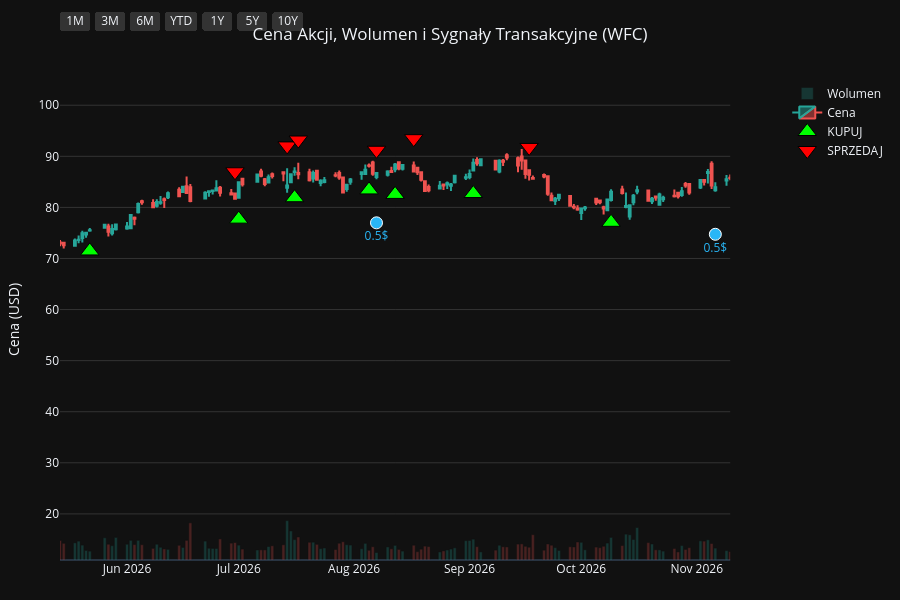
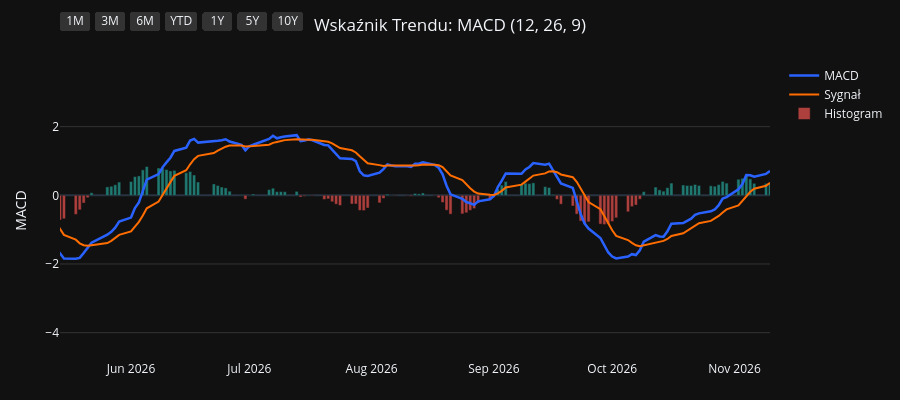
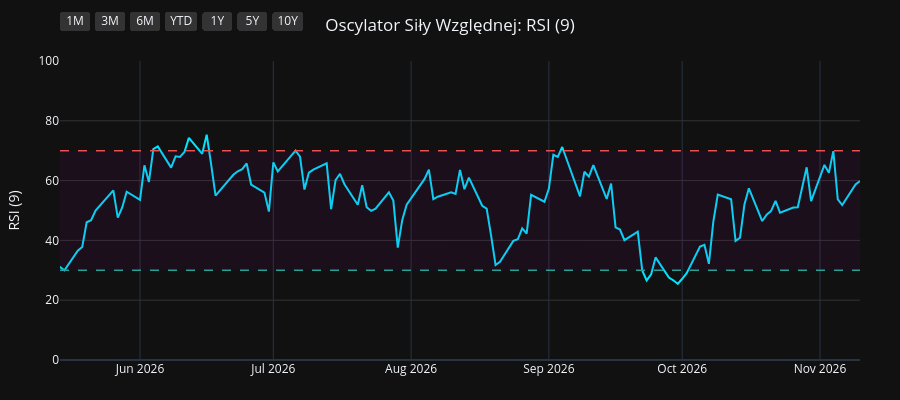
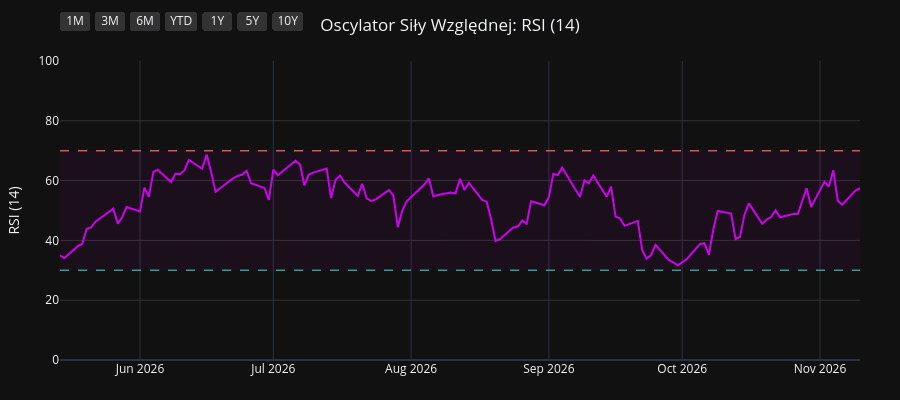

Here is the notebook cell these charts were saved with, in order:
### Code cell
import os
import yfinance as yf
import pandas as pd
import pandas_ta as ta
import plotly.graph_objects as go
from plotly.subplots import make_subplots

# 1. Pobranie i przygotowanie danych
symbol = os.environ.get("STOCK_TICKER", "").strip().upper()
if not symbol:
    raise RuntimeError("Set STOCK_TICKER before running price_extractor.ipynb")
df = yf.Ticker(symbol).history(period="10y")
df.index = df.index.tz_localize(None)

# Wskaźniki i sygnały
df.ta.macd(fast=12, slow=26, signal=9, append=True)
df.ta.rsi(length=9, append=True)
df.ta.rsi(length=14, append=True)
df.ta.rsi(length=21, append=True)
df.dropna(inplace=True)

macd = df['MACD_12_26_9']
signal = df['MACDs_12_26_9']
wczorajszy_macd = macd.shift(1)
wczorajszy_signal = signal.shift(1)

df['Decyzja'] = 'BRAK'
df.loc[(macd > signal) & (wczorajszy_macd <= wczorajszy_signal), 'Decyzja'] = 'KUPUJ'
df.loc[(macd < signal) & (wczorajszy_macd >= wczorajszy_signal), 'Decyzja'] = 'SPRZEDAJ'

df_kupuj = df[df['Decyzja'] == 'KUPUJ']
df_sprzedaj = df[df['Decyzja'] == 'SPRZEDAJ']
df_dywidendy = df[df['Dividends'] > 0]
df_splity = df[df['Stock Splits'] > 0]

# Wspólna konfiguracja osi X
konfiguracja_osi_x = dict(
    type="date",
    showspikes=True, spikemode="across", spikesnap="cursor", spikedash="dot", spikecolor="#ffffff", spikethickness=1, hoverformat="%Y-%m-%d",
    rangeselector=dict(
        buttons=list([
            dict(count=1, label="1M", step="month", stepmode="backward"),
            dict(count=3, label="3M", step="month", stepmode="backward"),
            dict(count=6, label="6M", step="month", stepmode="backward"),
            dict(count=1, label="YTD", step="year", stepmode="todate"),
            dict(count=1, label="1Y", step="year", stepmode="backward"),
            dict(count=5, label="5Y", step="year", stepmode="backward"),
            dict(step="all", label="10Y")
        ]),
        bgcolor="#333333", activecolor="#2962ff", x=0, y=1.1
    )
)

# ==========================================
# WYKRES 1: CENA + WOLUMEN + SYGNAŁY
# ==========================================
fig1 = make_subplots(specs=[[{"secondary_y": True}]])

kolory_wolumenu = ['#26a69a' if row['Close'] >= row['Open'] else '#ef5350' for index, row in df.iterrows()]
fig1.add_trace(go.Bar(x=df.index, y=df['Volume'], marker_color=kolory_wolumenu, opacity=0.25, name='Wolumen'), secondary_y=True)
fig1.add_trace(go.Candlestick(x=df.index, open=df['Open'], high=df['High'], low=df['Low'], close=df['Close'], name='Cena', increasing_line_color='#26a69a', decreasing_line_color='#ef5350'), secondary_y=False)
fig1.add_trace(go.Scatter(x=df_kupuj.index, y=df_kupuj['Low'] * 0.95, customdata=df_kupuj[['Low', 'High']], mode='markers', marker=dict(symbol='triangle-up', size=16, color='#00ff00', line=dict(width=1, color='black')), name='KUPUJ', hovertemplate='KUPUJ<br>Najniższa: %{customdata[0]:.2f}<br>Najwyższa: %{customdata[1]:.2f}<extra></extra>'), secondary_y=False)
fig1.add_trace(go.Scatter(x=df_sprzedaj.index, y=df_sprzedaj['High'] * 1.05, customdata=df_sprzedaj[['Low', 'High']], mode='markers', marker=dict(symbol='triangle-down', size=16, color='#ff0000', line=dict(width=1, color='black')), name='SPRZEDAJ', hovertemplate='SPRZEDAJ<br>Najniższa: %{customdata[0]:.2f}<br>Najwyższa: %{customdata[1]:.2f}<extra></extra>'), secondary_y=False)

if not df_dywidendy.empty:
    fig1.add_trace(go.Scatter(x=df_dywidendy.index, y=df_dywidendy['Low'] * 0.90, mode='markers+text', marker=dict(symbol='circle', size=12, color='#29b6f6', line=dict(width=1, color='white')), text=df_dywidendy['Dividends'].apply(lambda x: f"{x}$"), textposition="bottom center", name='Dywidenda', showlegend=False, hovertemplate='Dywidenda: %{text}<extra></extra>', textfont=dict(color="#29b6f6")), secondary_y=False)
if not df_splity.empty:
                    fig1.add_trace(go.Scatter(x=df_splity.index, y=df_splity['High'], mode='markers+text', marker=dict(symbol='star', size=16, color='#ffee58', line=dict(width=1, color='black')), text=df_splity['Stock Splits'].apply(lambda x: f"{x:g}:1" if x >= 1 else f"1:{1 / x:g}"), textposition="top center", name='Split', hovertemplate='%{text}<extra></extra>', textfont=dict(color="#ffee58")), secondary_y=False)

fig1.update_layout(title=dict(text=f"Cena Akcji, Wolumen i Sygnały Transakcyjne ({symbol})", x=0.5, xanchor='center'), dragmode='pan', xaxis_rangeslider_visible=False, template='plotly_dark', height=600, hovermode='x unified', margin=dict(l=60, r=40, t=60, b=40))
fig1.update_xaxes(**konfiguracja_osi_x)
fig1.update_xaxes(range=[df.index.max() - pd.Timedelta(days=180), df.index.max()])
fig1.update_yaxes(title_text="Cena (USD)", secondary_y=False, gridcolor='#333333')
fig1.update_yaxes(range=[0, df['Volume'].max() * 4], showgrid=False, showticklabels=False, secondary_y=True)
fig1.show(config={'scrollZoom': True})

# ==========================================
# WYKRES 2: WSKAŹNIK MACD
# ==========================================
fig2 = go.Figure()
fig2.add_trace(go.Scatter(x=df.index, y=df['MACD_12_26_9'], line=dict(color='#2962ff', width=2.5), name='MACD'))
fig2.add_trace(go.Scatter(x=df.index, y=df['MACDs_12_26_9'], line=dict(color='#ff6d00', width=2), name='Sygnał'))
kolory_macd = ['#26a69a' if val >= 0 else '#ef5350' for val in df['MACDh_12_26_9']]
fig2.add_trace(go.Bar(x=df.index, y=df['MACDh_12_26_9'], marker_color=kolory_macd, name='Histogram', opacity=0.7))
fig2.update_layout(title=dict(text="Wskaźnik Trendu: MACD (12, 26, 9)", x=0.5, xanchor='center'), dragmode='pan', xaxis_rangeslider_visible=False, template='plotly_dark', height=400, hovermode='x unified', margin=dict(l=60, r=40, t=60, b=40))
fig2.update_xaxes(**konfiguracja_osi_x)
fig2.update_xaxes(range=[df.index.max() - pd.Timedelta(days=180), df.index.max()])
fig2.update_yaxes(title_text="MACD", gridcolor='#333333')
fig2.show(config={'scrollZoom': True})

# ==========================================
# WYKRES 3: OSCYLATOR RSI (9)
# ==========================================
fig3 = go.Figure()
fig3.add_trace(go.Scatter(x=df.index, y=df['RSI_9'], line=dict(color='#00e5ff', width=2), name='RSI (9)'))
fig3.add_hline(y=70, line_dash="dash", line_color="#ef5350", line_width=1.5)
fig3.add_hline(y=30, line_dash="dash", line_color="#26a69a", line_width=1.5)
fig3.add_hrect(y0=30, y1=70, line_width=0, fillcolor="purple", opacity=0.1)
fig3.update_layout(title=dict(text="Oscylator Siły Względnej: RSI (9)", x=0.5, xanchor='center'), dragmode='pan', xaxis_rangeslider_visible=False, template='plotly_dark', height=400, hovermode='x unified', margin=dict(l=60, r=40, t=60, b=40))
fig3.update_xaxes(**konfiguracja_osi_x)
fig3.update_xaxes(range=[df.index.max() - pd.Timedelta(days=180), df.index.max()])
fig3.update_yaxes(title_text="RSI (9)", range=[0, 100], gridcolor='#333333')
fig3.show(config={'scrollZoom': True})

# ==========================================
# WYKRES 4: OSCYLATOR RSI (14)
# ==========================================
fig4 = go.Figure()
fig4.add_trace(go.Scatter(x=df.index, y=df['RSI_14'], line=dict(color='#d500f9', width=2), name='RSI (14)'))
fig4.add_hline(y=70, line_dash="dash", line_color="#ef5350", line_width=1.5)
fig4.add_hline(y=30, line_dash="dash", line_color="#26a69a", line_width=1.5)
fig4.add_hrect(y0=30, y1=70, line_width=0, fillcolor="purple", opacity=0.1)
fig4.update_layout(title=dict(text="Oscylator Siły Względnej: RSI (14)", x=0.5, xanchor='center'), dragmode='pan', xaxis_rangeslider_visible=False, template='plotly_dark', height=400, hovermode='x unified', margin=dict(l=60, r=40, t=60, b=40))
fig4.update_xaxes(**konfiguracja_osi_x)
fig4.update_xaxes(range=[df.index.max() - pd.Timedelta(days=180), df.index.max()])
fig4.update_yaxes(title_text="RSI (14)", range=[0, 100], gridcolor='#333333')
fig4.show(config={'scrollZoom': True})

# ==========================================
# WYKRES 5: OSCYLATOR RSI (21)
# ==========================================
fig5 = go.Figure()
fig5.add_trace(go.Scatter(x=df.index, y=df['RSI_21'], line=dict(color='#64dd17', width=2), name='RSI (21)'))
fig5.add_hline(y=70, line_dash="dash", line_color="#ef5350", line_width=1.5)
fig5.add_hline(y=30, line_dash="dash", line_color="#26a69a", line_width=1.5)
fig5.add_hrect(y0=30, y1=70, line_width=0, fillcolor="purple", opacity=0.1)
fig5.update_layout(title=dict(text="Oscylator Siły Względnej: RSI (21)", x=0.5, xanchor='center'), dragmode='pan', xaxis_rangeslider_visible=False, template='plotly_dark', height=400, hovermode='x unified', margin=dict(l=60, r=40, t=60, b=40))
fig5.update_xaxes(**konfiguracja_osi_x)
fig5.update_xaxes(range=[df.index.max() - pd.Timedelta(days=180), df.index.max()])
fig5.update_yaxes(title_text="RSI (21)", range=[0, 100], gridcolor='#333333')
fig5.show(config={'scrollZoom': True})

### Figure 1 — Plotly figure (JSON) as saved in the notebook; plotly's stock layout.template omitted (floating-point values rounded to 4 significant figures; data arrays with more than 128 entries replaced by an {"elided": "..."} marker saying what was removed)
{"data": [{"marker": {"color": {"elided": "2479 str values"}}, "name": "Wolumen", "opacity": 0.25, "type": "bar", "x": {"elided": "2479 str values"}, "xaxis": "x", "y": {"elided": "2479 int values"}, "yaxis": "y2"}, {"close": {"elided": "2479 float values"}, "decreasing": {"line": {"color": "#ef5350"}}, "high": {"elided": "2479 float values"}, "increasing": {"line": {"color": "#26a69a"}}, "low": {"elided": "2479 float values"}, "name": "Cena", "open": {"elided": "2479 float values"}, "type": "candlestick", "x": {"elided": "2479 str values"}, "xaxis": "x", "yaxis": "y"}, {"customdata": {"elided": "97x2 float values"}, "hovertemplate": "KUPUJ<br>Najniższa: %{customdata[0]:.2f}<br>Najwyższa: %{customdata[1]:.2f}<extra></extra>", "marker": {"color": "#00ff00", "line": {"color": "black", "width": 1}, "size": 16, "symbol": "triangle-up"}, "mode": "markers", "name": "KUPUJ", "type": "scatter", "x": ["2017-01-25T00:00:00", "2017-03-01T00:00:00", "2017-04-24T00:00:00", "2017-06-08T00:00:00", "2017-06-28T00:00:00", "2017-09-12T00:00:00", "2017-10-26T00:00:00", "2017-11-28T00:00:00", "2018-01-05T00:00:00", "2018-01-18T00:00:00", "2018-02-26T00:00:00", "2018-03-12T00:00:00", "2018-04-05T00:00:00", "2018-06-06T00:00:00", "2018-07-02T00:00:00", "2018-10-08T00:00:00", "2018-10-12T00:00:00", "2018-10-29T00:00:00", "2018-11-26T00:00:00", "2019-01-02T00:00:00", "2019-02-19T00:00:00", "2019-03-15T00:00:00", "2019-04-25T00:00:00", "2019-06-05T00:00:00", "2019-07-24T00:00:00", "2019-08-28T00:00:00", "2019-10-18T00:00:00", "2020-02-05T00:00:00", "2020-03-26T00:00:00", "2020-05-20T00:00:00", "2020-07-16T00:00:00", "2020-08-10T00:00:00", "2020-08-25T00:00:00", "2020-08-27T00:00:00", "2020-09-11T00:00:00", "2020-10-05T00:00:00", "2020-11-06T00:00:00", "2021-01-06T00:00:00", "2021-02-08T00:00:00", "2021-03-08T00:00:00", "2021-03-10T00:00:00", "2021-04-14T00:00:00", "2021-06-28T00:00:00", "2021-07-15T00:00:00", "2021-07-20T00:00:00", "2021-09-16T00:00:00", "2021-10-18T00:00:00", "2021-12-10T00:00:00", "2021-12-16T00:00:00", "2022-01-03T00:00:00", "2022-02-07T00:00:00", "2022-03-16T00:00:00", "2022-04-20T00:00:00", "2022-05-05T00:00:00", "2022-05-17T00:00:00", "2022-06-27T00:00:00", "2022-09-12T00:00:00", "2022-10-04T00:00:00", "2022-10-13T00:00:00", "2022-12-30T00:00:00", "2023-03-31T00:00:00", "2023-05-17T00:00:00", "2023-07-03T00:00:00", "2023-09-12T00:00:00", "2023-10-13T00:00:00", "2023-11-02T00:00:00", "2024-01-26T00:00:00", "2024-02-15T00:00:00", "2024-04-19T00:00:00", "2024-05-08T00:00:00", "2024-06-20T00:00:00", "2024-06-28T00:00:00", "2024-07-17T00:00:00", "2024-08-16T00:00:00", "2024-09-20T00:00:00", "2024-11-06T00:00:00", "2025-01-07T00:00:00", "2025-01-15T00:00:00", "2025-03-20T00:00:00", "2025-04-21T00:00:00", "2025-06-24T00:00:00", "2025-07-25T00:00:00", "2025-08-25T00:00:00", "2025-09-11T00:00:00", "2025-10-15T00:00:00", "2025-12-02T00:00:00", "2026-01-05T00:00:00", "2026-02-02T00:00:00", "2026-03-23T00:00:00", "2026-04-30T00:00:00", "2026-05-22T00:00:00", "2026-07-01T00:00:00", "2026-07-16T00:00:00", "2026-08-05T00:00:00", "2026-08-12T00:00:00", "2026-09-02T00:00:00", "2026-10-09T00:00:00"], "xaxis": "x", "y": [39.97, 43.02, 39.01, 38.03, 39.24, 37.54, 40.95, 39.95, 46.17, 47.49, 44.1, 43.36, 39.68, 41.2, 41.5, 40.22, 38.62, 39.17, 40.05, 34.75, 37.7, 38.61, 36.23, 35.32, 36.87, 35.08, 38.89, 38.04, 23.4, 20.0, 20.37, 19.96, 20.03, 19.76, 19.54, 19.96, 18.08, 26.32, 25.56, 31.37, 31.8, 32.45, 37.54, 36.94, 35.69, 38.47, 40.25, 41.61, 41.39, 41.06, 47.14, 42.77, 40.74, 36.83, 36.42, 33.82, 38.63, 35.99, 33.93, 35.21, 32.26, 33.88, 37.24, 36.24, 35.54, 34.9, 44.09, 43.38, 52.51, 53.62, 52.57, 52.12, 53.74, 49.37, 49.62, 63.24, 65.03, 66.97, 65.59, 57.94, 71.41, 76.48, 72.9, 73.74, 78.71, 79.23, 88.25, 83.53, 72.94, 74.7, 71.48, 77.7, 81.89, 83.42, 82.54, 82.71, 77.08], "yaxis": "y"}, {"customdata": {"elided": "96x2 float values"}, "hovertemplate": "SPRZEDAJ<br>Najniższa: %{customdata[0]:.2f}<br>Najwyższa: %{customdata[1]:.2f}<extra></extra>", "marker": {"color": "#ff0000", "line": {"color": "black", "width": 1}, "size": 16, "symbol": "triangle-down"}, "mode": "markers", "name": "SPRZEDAJ", "type": "scatter", "x": ["2017-02-28T00:00:00", "2017-03-06T00:00:00", "2017-05-15T00:00:00", "2017-06-23T00:00:00", "2017-07-17T00:00:00", "2017-10-13T00:00:00", "2017-11-08T00:00:00", "2017-12-29T00:00:00", "2018-01-08T00:00:00", "2018-02-01T00:00:00", "2018-03-01T00:00:00", "2018-03-16T00:00:00", "2018-05-29T00:00:00", "2018-06-14T00:00:00", "2018-08-10T00:00:00", "2018-10-11T00:00:00", "2018-10-24T00:00:00", "2018-11-23T00:00:00", "2018-12-06T00:00:00", "2019-02-07T00:00:00", "2019-03-08T00:00:00", "2019-03-22T00:00:00", "2019-05-09T00:00:00", "2019-07-15T00:00:00", "2019-08-05T00:00:00", "2019-10-02T00:00:00", "2019-11-19T00:00:00", "2020-02-25T00:00:00", "2020-05-07T00:00:00", "2020-06-16T00:00:00", "2020-07-31T00:00:00", "2020-08-19T00:00:00", "2020-08-26T00:00:00", "2020-09-10T00:00:00", "2020-09-22T00:00:00", "2020-10-15T00:00:00", "2020-12-14T00:00:00", "2021-01-20T00:00:00", "2021-03-04T00:00:00", "2021-03-09T00:00:00", "2021-03-19T00:00:00", "2021-05-11T00:00:00", "2021-07-06T00:00:00", "2021-07-19T00:00:00", "2021-08-19T00:00:00", "2021-10-13T00:00:00", "2021-11-05T00:00:00", "2021-12-13T00:00:00", "2021-12-17T00:00:00", "2022-01-24T00:00:00", "2022-02-17T00:00:00", "2022-04-01T00:00:00", "2022-04-22T00:00:00", "2022-05-10T00:00:00", "2022-06-10T00:00:00", "2022-08-22T00:00:00", "2022-09-13T00:00:00", "2022-10-11T00:00:00", "2022-11-15T00:00:00", "2023-02-16T00:00:00", "2023-05-02T00:00:00", "2023-06-21T00:00:00", "2023-08-01T00:00:00", "2023-09-26T00:00:00", "2023-10-24T00:00:00", "2023-12-28T00:00:00", "2024-02-02T00:00:00", "2024-03-18T00:00:00", "2024-05-01T00:00:00", "2024-05-17T00:00:00", "2024-06-26T00:00:00", "2024-07-12T00:00:00", "2024-08-01T00:00:00", "2024-09-09T00:00:00", "2024-11-01T00:00:00", "2024-12-02T00:00:00", "2025-01-10T00:00:00", "2025-02-12T00:00:00", "2025-04-03T00:00:00", "2025-05-22T00:00:00", "2025-07-15T00:00:00", "2025-07-29T00:00:00", "2025-09-08T00:00:00", "2025-10-01T00:00:00", "2025-11-07T00:00:00", "2025-12-31T00:00:00", "2026-01-07T00:00:00", "2026-02-12T00:00:00", "2026-04-22T00:00:00", "2026-05-01T00:00:00", "2026-06-30T00:00:00", "2026-07-14T00:00:00", "2026-07-17T00:00:00", "2026-08-07T00:00:00", "2026-08-17T00:00:00", "2026-09-17T00:00:00"], "xaxis": "x", "y": [46.93, 47.38, 43.29, 42.81, 44.55, 43.84, 45.19, 50.61, 51.56, 54.64, 48.73, 47.27, 45.2, 46.11, 49.02, 44.34, 43.2, 44.23, 43.26, 42.08, 42.59, 42.22, 40.36, 40.89, 40.33, 42.74, 47.8, 41.5, 23.68, 26.9, 22.37, 22.22, 22.39, 22.48, 22.19, 21.04, 27.26, 30.05, 34.89, 35.62, 36.79, 43.13, 41.24, 39.84, 44.31, 43.04, 47.88, 46.35, 46.13, 49.62, 53.61, 46.1, 44.65, 41.89, 38.83, 42.21, 42.01, 38.98, 45.11, 45.68, 38.23, 40.41, 44.45, 40.09, 38.66, 48.62, 48.88, 57.02, 59.31, 61.12, 57.32, 56.45, 58.85, 55.04, 65.53, 77.34, 71.29, 80.52, 69.41, 75.04, 82.34, 85.0, 81.51, 85.4, 88.41, 97.23, 98.47, 92.84, 84.5, 85.3, 86.97, 92.04, 93.19, 91.19, 93.45, 91.74], "yaxis": "y"}, {"hovertemplate": "Dywidenda: %{text}<extra></extra>", "marker": {"color": "#29b6f6", "line": {"color": "white", "width": 1}, "size": 12, "symbol": "circle"}, "mode": "markers+text", "name": "Dywidenda", "showlegend": false, "text": ["0.38$", "0.38$", "0.39$", "0.39$", "0.39$", "0.39$", "0.43$", "0.43$", "0.45$", "0.45$", "0.51$", "0.51$", "0.51$", "0.51$", "0.1$", "0.1$", "0.1$", "0.1$", "0.2$", "0.2$", "0.25$", "0.25$", "0.3$", "0.3$", "0.3$", "0.3$", "0.35$", "0.35$", "0.35$", "0.35$", "0.4$", "0.4$", "0.4$", "0.4$", "0.45$", "0.45$", "0.45$", "0.45$", "0.5$", "0.5$"], "textfont": {"color": "#29b6f6"}, "textposition": "bottom center", "type": "scatter", "x": ["2017-02-01T00:00:00", "2017-05-03T00:00:00", "2017-08-02T00:00:00", "2017-11-02T00:00:00", "2018-02-01T00:00:00", "2018-05-03T00:00:00", "2018-08-09T00:00:00", "2018-11-08T00:00:00", "2019-01-31T00:00:00", "2019-05-09T00:00:00", "2019-08-08T00:00:00", "2019-11-07T00:00:00", "2020-02-06T00:00:00", "2020-05-07T00:00:00", "2020-08-06T00:00:00", "2020-11-05T00:00:00", "2021-02-04T00:00:00", "2021-05-06T00:00:00", "2021-08-05T00:00:00", "2021-11-04T00:00:00", "2022-02-03T00:00:00", "2022-05-05T00:00:00", "2022-08-04T00:00:00", "2022-11-03T00:00:00", "2023-02-02T00:00:00", "2023-05-04T00:00:00", "2023-08-03T00:00:00", "2023-11-02T00:00:00", "2024-02-01T00:00:00", "2024-05-09T00:00:00", "2024-08-09T00:00:00", "2024-11-08T00:00:00", "2025-02-07T00:00:00", "2025-05-09T00:00:00", "2025-08-08T00:00:00", "2025-11-07T00:00:00", "2026-02-06T00:00:00", "2026-05-08T00:00:00", "2026-08-07T00:00:00", "2026-11-06T00:00:00"], "xaxis": "x", "y": [38.46, 37.47, 37.39, 38.99, 46.11, 36.28, 42.0, 38.33, 35.6, 33.82, 34.03, 40.56, 36.47, 19.55, 18.83, 17.15, 25.02, 36.04, 36.44, 39.69, 43.71, 34.89, 34.48, 36.96, 38.03, 30.05, 37.03, 33.06, 40.47, 51.41, 44.6, 59.75, 68.47, 62.7, 66.85, 73.97, 81.87, 67.21, 76.98, 74.74], "yaxis": "y"}], "layout": {"dragmode": "pan", "height": 600, "hovermode": "x unified", "margin": {"b": 40, "l": 60, "r": 40, "t": 60}, "title": {"text": "Cena Akcji, Wolumen i Sygnały Transakcyjne (WFC)", "x": 0.5, "xanchor": "center"}, "xaxis": {"anchor": "y", "domain": [0.0, 0.94], "hoverformat": "%Y-%m-%d", "range": ["2026-05-14T00:00:00", "2026-11-10T00:00:00"], "rangeselector": {"activecolor": "#2962ff", "bgcolor": "#333333", "buttons": [{"count": 1, "label": "1M", "step": "month", "stepmode": "backward"}, {"count": 3, "label": "3M", "step": "month", "stepmode": "backward"}, {"count": 6, "label": "6M", "step": "month", "stepmode": "backward"}, {"count": 1, "label": "YTD", "step": "year", "stepmode": "todate"}, {"count": 1, "label": "1Y", "step": "year", "stepmode": "backward"}, {"count": 5, "label": "5Y", "step": "year", "stepmode": "backward"}, {"label": "10Y", "step": "all"}], "x": 0, "y": 1.1}, "rangeslider": {"visible": false}, "showspikes": true, "spikecolor": "#ffffff", "spikedash": "dot", "spikemode": "across", "spikesnap": "cursor", "spikethickness": 1, "type": "date"}, "yaxis": {"anchor": "x", "domain": [0.0, 1.0], "gridcolor": "#333333", "title": {"text": "Cena (USD)"}}, "yaxis2": {"anchor": "x", "overlaying": "y", "range": [0, 475810400], "showgrid": false, "showticklabels": false, "side": "right"}}}

### Figure 2 — Plotly figure (JSON) as saved in the notebook; plotly's stock layout.template omitted (floating-point values rounded to 4 significant figures; data arrays with more than 128 entries replaced by an {"elided": "..."} marker saying what was removed)
{"data": [{"line": {"color": "#2962ff", "width": 2.5}, "name": "MACD", "type": "scatter", "x": {"elided": "2479 str values"}, "y": {"elided": "2479 float values"}}, {"line": {"color": "#ff6d00", "width": 2}, "name": "Sygnał", "type": "scatter", "x": {"elided": "2479 str values"}, "y": {"elided": "2479 float values"}}, {"marker": {"color": {"elided": "2479 str values"}}, "name": "Histogram", "opacity": 0.7, "type": "bar", "x": {"elided": "2479 str values"}, "y": {"elided": "2479 float values"}}], "layout": {"dragmode": "pan", "height": 400, "hovermode": "x unified", "margin": {"b": 40, "l": 60, "r": 40, "t": 60}, "title": {"text": "Wskaźnik Trendu: MACD (12, 26, 9)", "x": 0.5, "xanchor": "center"}, "xaxis": {"hoverformat": "%Y-%m-%d", "range": ["2026-05-14T00:00:00", "2026-11-10T00:00:00"], "rangeselector": {"activecolor": "#2962ff", "bgcolor": "#333333", "buttons": [{"count": 1, "label": "1M", "step": "month", "stepmode": "backward"}, {"count": 3, "label": "3M", "step": "month", "stepmode": "backward"}, {"count": 6, "label": "6M", "step": "month", "stepmode": "backward"}, {"count": 1, "label": "YTD", "step": "year", "stepmode": "todate"}, {"count": 1, "label": "1Y", "step": "year", "stepmode": "backward"}, {"count": 5, "label": "5Y", "step": "year", "stepmode": "backward"}, {"label": "10Y", "step": "all"}], "x": 0, "y": 1.1}, "rangeslider": {"visible": false}, "showspikes": true, "spikecolor": "#ffffff", "spikedash": "dot", "spikemode": "across", "spikesnap": "cursor", "spikethickness": 1, "type": "date"}, "yaxis": {"gridcolor": "#333333", "title": {"text": "MACD"}}}}

### Figure 3 — Plotly figure (JSON) as saved in the notebook; plotly's stock layout.template omitted (floating-point values rounded to 4 significant figures; data arrays with more than 128 entries replaced by an {"elided": "..."} marker saying what was removed)
{"data": [{"line": {"color": "#00e5ff", "width": 2}, "name": "RSI (9)", "type": "scatter", "x": {"elided": "2479 str values"}, "y": {"elided": "2479 float values"}}], "layout": {"dragmode": "pan", "height": 400, "hovermode": "x unified", "margin": {"b": 40, "l": 60, "r": 40, "t": 60}, "shapes": [{"line": {"color": "#ef5350", "dash": "dash", "width": 1.5}, "type": "line", "x0": 0, "x1": 1, "xref": "x domain", "y0": 70, "y1": 70, "yref": "y"}, {"line": {"color": "#26a69a", "dash": "dash", "width": 1.5}, "type": "line", "x0": 0, "x1": 1, "xref": "x domain", "y0": 30, "y1": 30, "yref": "y"}, {"fillcolor": "purple", "line": {"width": 0}, "opacity": 0.1, "type": "rect", "x0": 0, "x1": 1, "xref": "x domain", "y0": 30, "y1": 70, "yref": "y"}], "title": {"text": "Oscylator Siły Względnej: RSI (9)", "x": 0.5, "xanchor": "center"}, "xaxis": {"hoverformat": "%Y-%m-%d", "range": ["2026-05-14T00:00:00", "2026-11-10T00:00:00"], "rangeselector": {"activecolor": "#2962ff", "bgcolor": "#333333", "buttons": [{"count": 1, "label": "1M", "step": "month", "stepmode": "backward"}, {"count": 3, "label": "3M", "step": "month", "stepmode": "backward"}, {"count": 6, "label": "6M", "step": "month", "stepmode": "backward"}, {"count": 1, "label": "YTD", "step": "year", "stepmode": "todate"}, {"count": 1, "label": "1Y", "step": "year", "stepmode": "backward"}, {"count": 5, "label": "5Y", "step": "year", "stepmode": "backward"}, {"label": "10Y", "step": "all"}], "x": 0, "y": 1.1}, "rangeslider": {"visible": false}, "showspikes": true, "spikecolor": "#ffffff", "spikedash": "dot", "spikemode": "across", "spikesnap": "cursor", "spikethickness": 1, "type": "date"}, "yaxis": {"gridcolor": "#333333", "range": [0, 100], "title": {"text": "RSI (9)"}}}}

### Figure 4 — Plotly figure (JSON) as saved in the notebook; plotly's stock layout.template omitted (floating-point values rounded to 4 significant figures; data arrays with more than 128 entries replaced by an {"elided": "..."} marker saying what was removed)
{"data": [{"line": {"color": "#d500f9", "width": 2}, "name": "RSI (14)", "type": "scatter", "x": {"elided": "2479 str values"}, "y": {"elided": "2479 float values"}}], "layout": {"dragmode": "pan", "height": 400, "hovermode": "x unified", "margin": {"b": 40, "l": 60, "r": 40, "t": 60}, "shapes": [{"line": {"color": "#ef5350", "dash": "dash", "width": 1.5}, "type": "line", "x0": 0, "x1": 1, "xref": "x domain", "y0": 70, "y1": 70, "yref": "y"}, {"line": {"color": "#26a69a", "dash": "dash", "width": 1.5}, "type": "line", "x0": 0, "x1": 1, "xref": "x domain", "y0": 30, "y1": 30, "yref": "y"}, {"fillcolor": "purple", "line": {"width": 0}, "opacity": 0.1, "type": "rect", "x0": 0, "x1": 1, "xref": "x domain", "y0": 30, "y1": 70, "yref": "y"}], "title": {"text": "Oscylator Siły Względnej: RSI (14)", "x": 0.5, "xanchor": "center"}, "xaxis": {"hoverformat": "%Y-%m-%d", "range": ["2026-05-14T00:00:00", "2026-11-10T00:00:00"], "rangeselector": {"activecolor": "#2962ff", "bgcolor": "#333333", "buttons": [{"count": 1, "label": "1M", "step": "month", "stepmode": "backward"}, {"count": 3, "label": "3M", "step": "month", "stepmode": "backward"}, {"count": 6, "label": "6M", "step": "month", "stepmode": "backward"}, {"count": 1, "label": "YTD", "step": "year", "stepmode": "todate"}, {"count": 1, "label": "1Y", "step": "year", "stepmode": "backward"}, {"count": 5, "label": "5Y", "step": "year", "stepmode": "backward"}, {"label": "10Y", "step": "all"}], "x": 0, "y": 1.1}, "rangeslider": {"visible": false}, "showspikes": true, "spikecolor": "#ffffff", "spikedash": "dot", "spikemode": "across", "spikesnap": "cursor", "spikethickness": 1, "type": "date"}, "yaxis": {"gridcolor": "#333333", "range": [0, 100], "title": {"text": "RSI (14)"}}}}
